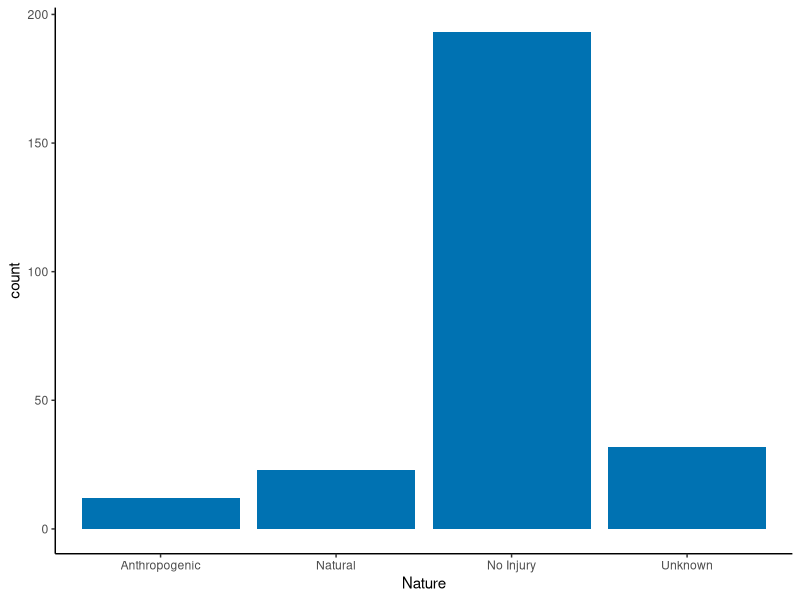
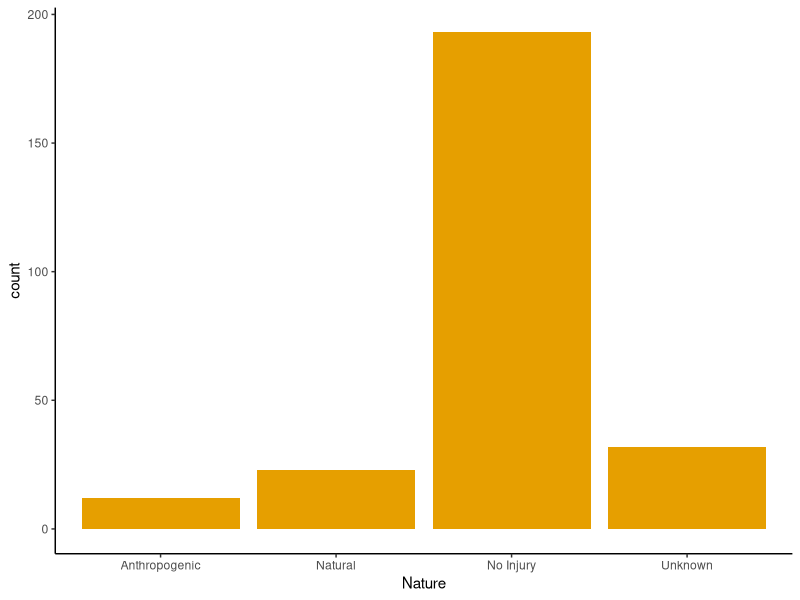

Reproduce these figures in R, in order. (Note: this script raises an error after producing the figures.)
## ---- chunk 1
library(ggplot2)
library(tidyverse); theme_set(theme_classic())
## ---- chunk 2
#import data file
df <- read.csv("GreenSeaTurtlesInjuryData_2019-2023.csv", h=TRUE)

#filter out duplicates 
df <- df %>% distinct(ID, .keep_all = TRUE)

#what data class is injury nature (df$Nature)
class(df$Nature)

#make it a factor
df$Nature <- as.factor(df$Nature)

#use levels() to verify it's now a factor with 4 levels
levels(df$Nature)
## ---- chunk 3
colorBlindPal  <- c("#000000", "#E69F00", "#56B4E9", "#009E73", 
                       "#F0E442", "#0072B2", "#D55E00", "#CC79A7")
## ---- chunk 4
InjuryNature.plot <- ggplot(data = df, aes(Nature))+
  geom_bar(fill = "#0072B2")
InjuryNature.plot
## ---- chunk 5
#Number of Natural injuries
nat <- length(df$Nature[df$Nature=="Natural"])
anthro <- length(df$Nature[df$Nature=="Anthropogenic"])

?prop.test
anthro
nat+anthro
prop.test(anthro, nat+anthro, alternative = "two.sided", conf.level = 0.95)
## ---- chunk 6
InjuryNature.plot <- ggplot(data = df, aes(Nature))+
  geom_bar(fill = "#E69F00")
InjuryNature.plot

## ---- chunk 7
BodyPart
## ---- chunk 8
BodyPart.plot <- ggplot(data = df, aes(BodyPart))+
  geom_bar(fill = "#E69F00")
BodyPart.plot
